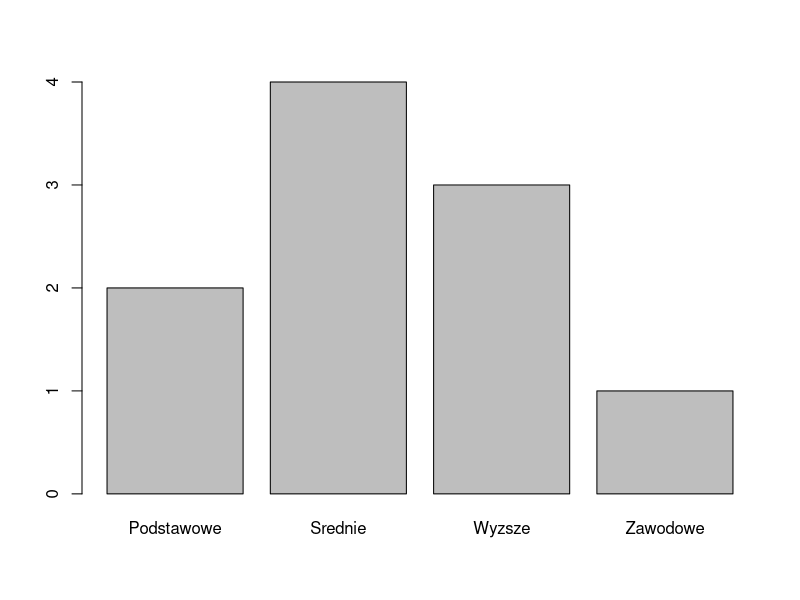
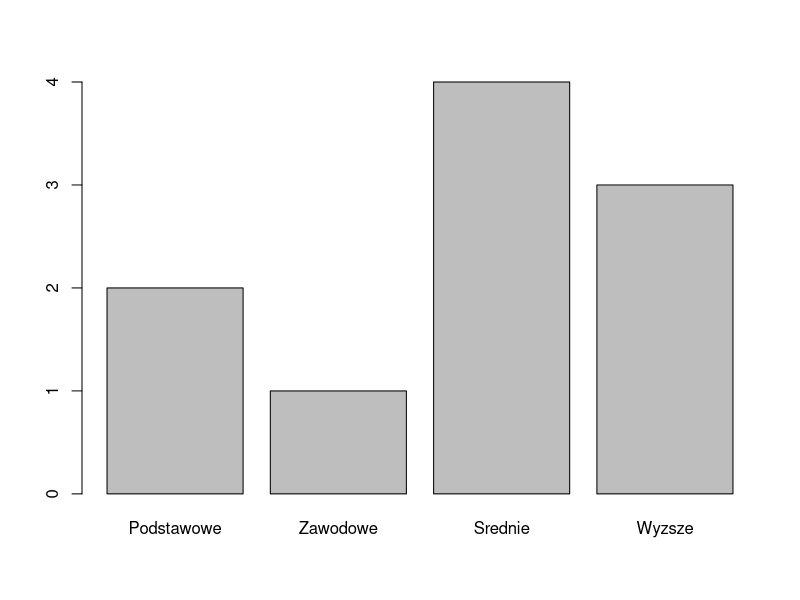

The R script that drew these images, in order: (Note: this script raises an error after producing the figures.)
## ---- chunk 1
2+3
2^10
100/5

sqrt(100)
exp(1) # e^1
log(x = 100, base = 10)
## ---- chunk 2
x<- 2
y <- x^10
y <- y^(1/4)
z <- x*y

x
print (x)
y
z
## ---- chunk 3
remove (x) #remove = rm
rm (y,z)
## ---- chunk 4
u01 <- c(10, 20, 30, 40, 50)
u02 <- seq (from = 10, to = 50, by = 10)
u03 <- c(10L, 20L, 30L, 40L, 50L)
u04 <- 1:5
u05 <- rep(10, 5)
u06 <- rep (1:3, 3)
u07 <- rep(c(1, 2, 4), c(2, 3, 4))
u08 <- c("Ala", "ma", "kota")
u09 <- c(TRUE, TRUE, FALSE, FALSE) # TRUE = T, FALSE = F, lepiej nie używać
u10 <-  u01>20
## ---- chunk 5
LETTERS 
letters
month.name
## ---- chunk 6
u01 [1]
u01 [c(1, 3)]
u01 [1:3]
head (u01, 3)
tail (u01, 1)
## ---- chunk 7
u01 [3] <- 300
u01 [1:2] <- c(100, 200)


u01 [6:7] <- c(60, 70)

u01 [8] <- "80"

u08[4:6] <- c("i", 2,  "psy.")
u08
## ---- chunk 8
sum (u02)
sum (u09)

mean (u02)
sd (u02)
median (u02)

sqrt (u02)
log (u02)

u02 <- u02 + 100
u02 <- u02/10
u02 <- u02/10
u02 <- u02 + 10

u03 +u04
u03*u04

## ---- chunk 9
?NA # pomoc do NA

#Na - brak danych
#Pomoc - ? (raczej w konsoli) / F1

u11 <- c(180, 160, NA, 200)
u11

mean(u11)
mean(u11,na.rm = TRUE)

sum (u11, na.rm = TRUE)
sqrt(u11)


## ---- chunk 10
u12 <- (-1):4
u12

log(u12)
log(Inf)

#NaN - Not a Number
#Inf - infinity - nieskończoność
## ---- chunk 11
f1 <- c('Podstawowe', 'Srednie', 'Wyzsze', 'Zawodowe', 'Podstawowe', "Srednie", 'Srednie', 'Wyzsze', 'Wyzsze', 'Srednie')

f1 
class(f1)
table (f1)
barplot(table(f1))

f1
f1<- factor(f1, levels = c('Podstawowe', 'Zawodowe', 'Srednie', 'Wyzsze'))
table(f1)
class(f1)

barplot(table(f1))



## ---- chunk 12

## ---- chunk 13
m1 <- matrix(1:12, nrow=4)

m2 <- matrix(1:12, nrow=4, byrow = TRUE)

m3 <- matrix(u06, ncol=3) #macierz kwadratowa, tyle samo wierszy co kolumn

m1
m2
m3

m4 <- cbind(u02, u03, u04)
m4

m5 <- rbind (u02, u03, u04)
m5

m6 <- diag(1:4) # macierz diagonalna
m6

m7 <- diag(1, nrow=3) # macierz jednostkowa
m7

m8 <- cbind(letters[1:5], LETTERS[6:10])
m8

m9 <- rbind(u08, u12)
m9

m10 <- m1<=6
m10

#wszystkie elementy macierzy są tego samego typu


## ---- chunk 14
class (m1)
typeof (m1)
is.matrix (m1)
is.integer(m1)
## ---- chunk 15
length(m1)
nrow(m1)
ncol(m1)
dim(m1)

## ---- chunk 16
m1[1,2]
m1[3,]
m1[,2]
m1[2:4, 2:3]

m1[4,3] <- 0
m1

m1[,1] <- c(10, 20, 30, 40)
m1

m1[,2] <- m1[,2]*100
m1

m3[1,1] <- 'a'
m3

typeof(m3)
## ---- chunk 17
sum(m1)
mean(m1)

sqrt(m1)

m1 + m2 
## ---- chunk 18
df1 <- data.frame (imie =c('Mruczek', 'Puszek', 'Lusia', 'Szeryf', 'Hiacynta', 'Irys'),  wiek = c(8, 2, 7, 5, 2, 2))
df1

df2 <- data.frame (u03, u05, u10)
df2

df3 <- data.frame(m5)
df3

df4 <- data.frame (r=1:10)
#df4$0 <- c(2*pi*1, 2*pi**2)
df4

df4$O <- 2*df4$r*pi
df4

df4$P <- pi*df4$r^2
df4


## ---- chunk 19
# [wiersz, kolumna]
df1[2,1]
#cały wiersz
df1[2, ]

df1[, 1]

df1[,1, drop= FALSE]

df1[,"imie"]

df2[,2:3]
df2[,c(1,3)]
df2[,c("u03", "u05")]


df2 [1:2,c(1, 3)]

df$imie
## ---- chunk 20
nrow(df1)
ncol(df1)
dim(df1)

colnames (df1)
colnames(df1) <- c("Imie", "Wiek")
df1

str(df1)


## ---- chunk 21
l1 <- list(u01, u02, m1, m10)
l1

l2 <- list()
l2

l2[[1]] <- u01
l2[[2]] <- m1
l2[[3]] <- l1 
l2

l3 <- list(a= 1:3, b = letters [1:4], c = matrix(1:4, ncol=2))
l3

l3[["d"]]<- c(TRUE, FALSE)
l3

l3$e <- df1
l3

l4 <- list(df1, df2, df3, df4)
l4
## ---- chunk 22
l3[[1]] #wektor
l3[1] #lista
l3[1:2] #lista

l3["c"] #lista
l3[["c"]] #macierz

l3$c #macierz

#cel to element d
l3[[2]][4]
#wektor --> dowoływanie sie do wektora []

#Elementr b i 4 element
l3[["b"]][4]

#l3 ramka danych uimie

l3[[5]][,1]
l3[['e']][,'Imie']

l3$e$Imie

l2[[3]][[3]][,1]

